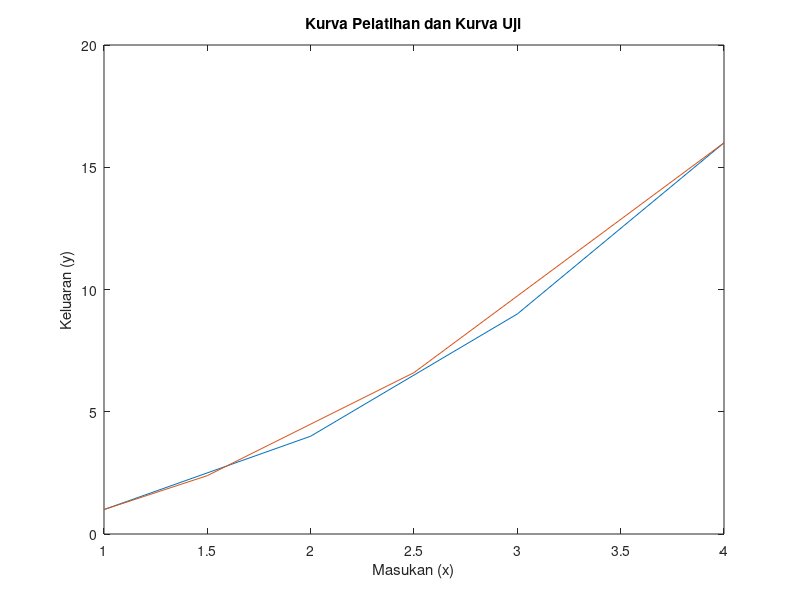

Source code (MATLAB): (Note: this script raises an error after producing the figure.)
% Jaringan CMAC Untuk Fungsi Non-Linear
% Jaringan CMAC dilatih dengan pasangan runtut (sequence). Input-output
% dinyatakan sebagai pasangan vektor X dan Y.
% X = [1, 2, 3, 4] dan Y = [1, 4, 9, 16]
% Digunakan parameter kuantisasi yang sama (\inc)=0,1 untuk semua
% masukan.Cacah memori bobotnya (cm) = 40. Bobot awal bernilai acak dan
% terdistribusi seragam. Learning rate (\beta)=1, artinya diperlukan 1
% epoch. Parameter generalisasi (C) yaitu 10 dan 5, fungsinya akan dilihat
% pengaruhnya terhadap error bila jaringan di uji dengan data yang berbeda.
% xuji = [1 1,5 2,5 4]

% Solusi 

clc;
clear;
c = 10    % Parameter generalisasi = 10
q = 0.1     % Parameter kuantisasi = 0.1
cdp = 4;    % Cacah data pelatihan = 4
cm = 40;    % Cacah memori = 40
beta = 1;   % laju pelatihan (learning rate)
rand('seed',0);    % Memanggil bilangan acak
w = rand(40,1);     % Bobot awal acak terdistribusi seragam
x = [1 2 3 4];      % Vektor input pelatihan
yd = [1 4 9 16]     % Vektor output target
s = x;              % Ambil vektor masukan
sp =(1/q)*s;        % Dibagi dengan parameter kuantisasi
wb = w;             % Tentukan vektor bobot awal secara acak
for j = 1:cdp       % Mulai pelatihan
    wp = 0;         % Bobot awal = 0
    for i = 1:c     % Untuk semua layer (c=10)
        a(i) = sp(j) - mod((sp(j)-i),c);   % Virtual address
        ap(i) = mod(a(i),cm);                % Physical address dari 40 lokasi
        wp = wp+wb(ap(i)+1);                % Jumlahkan bobot
        xw(i) = ap(i)+1;                    % Physical address selanjutnya
    end;
    
    ys = (1/c)*wp;                          % Output CMAC
    dw = beta*(yd(j)-ys);                   % Perubahan bobot
    for n = 1:c                             % Untuk 10 bobot
      wb(xw(n)) = w(xw(n))+dw;                     % Pembaruan bobot
    end;
end

su = [1 1.5 2.5 4];                         % 4 data uji
sp = (1/q)*su;                              % Kuantisasi data uji
for j = 1:cdp                               % Untuk 4 data uji
    wp = 0;                                 % Bobot awal = 0
    for i = 1:c                             % Untuk 10 layer
        a(i) = sp(j)-mod((sp(j)-i),c);       % Menentukan virtual address
        ap(i) = mod(a(i),cm);               % Menentukan physical address
        wp = wp+wb(ap(i)+1);                % Jumlahkan bobot
    end;
    ys(j) = (1/c)*wp;                       % Hitung output CMAC
end;

plot(x,yd,su,ys);                           % Gambaran output CMAC
title('Kurva Pelatihan dan Kurva Uji');
xlabel('Masukan (x)');
ylabel('Keluaran (y)');
gtext('yd');
gtext('ys');

    
     